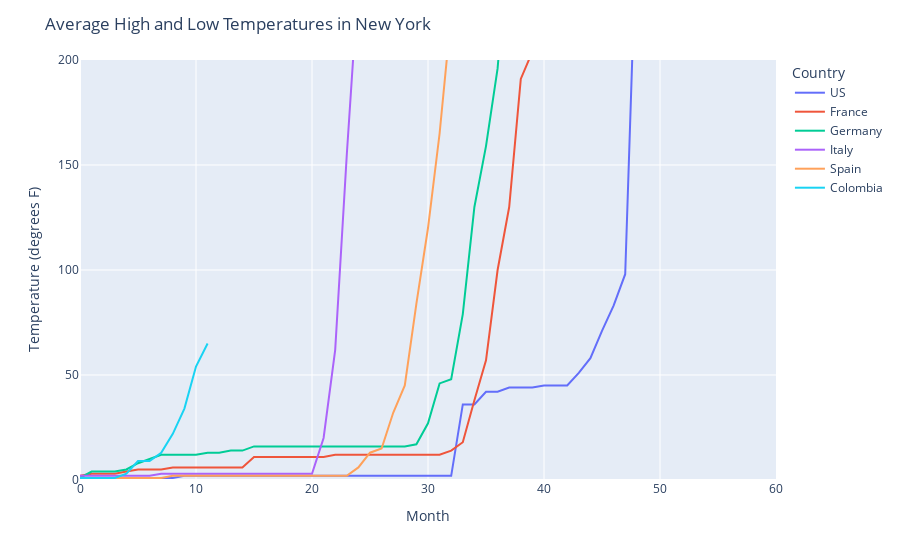

Source (notebook cell):
### Code cell
fig = px.line(df_prin, x="days_since_start", y="Confirmed", color='Country')
fig.update_layout(title='Average High and Low Temperatures in New York',
                   xaxis_title='Month',
                   yaxis_title='Temperature (degrees F)',
                   xaxis=dict(range=[0, 60]),
                   yaxis=dict(range=[0, 200])
                 )
fig.show()

### Figure 1 — Plotly figure (JSON) as saved in the notebook; plotly's stock layout.template omitted (floating-point values rounded to 4 significant figures)
{"data": [{"hoverlabel": {"namelength": 0}, "hovertemplate": "Country=US<br>days_since_start=%{x}<br>Confirmed=%{y}", "legendgroup": "US", "line": {"color": "#636efa", "dash": "solid"}, "mode": "lines", "name": "US", "showlegend": true, "type": "scatter", "x": [0, 1, 2, 3, 4, 5, 6, 7, 8, 9, 10, 11, 12, 13, 14, 15, 16, 17, 18, 19, 20, 21, 22, 23, 24, 25, 26, 27, 28, 29, 30, 31, 32, 33, 34, 35, 36, 37, 38, 39, 40, 41, 42, 43, 44, 45, 46, 47, 48, 49, 50, 51, 52, 53, 54, 55], "xaxis": "x", "y": [1, 1, 1, 1, 1, 1, 1, 1, 1, 2, 2, 2, 2, 2, 2, 2, 2, 2, 2, 2, 2, 2, 2, 2, 2, 2, 2, 2, 2, 2, 2, 2, 2, 36, 36, 42, 42, 44, 44, 44, 45, 45, 45, 51, 58, 71, 83, 98, 267, 366, 442, 568, 572, 732, 967, 1706], "yaxis": "y"}, {"hoverlabel": {"namelength": 0}, "hovertemplate": "Country=France<br>days_since_start=%{x}<br>Confirmed=%{y}", "legendgroup": "France", "line": {"color": "#EF553B", "dash": "solid"}, "mode": "lines", "name": "France", "showlegend": true, "type": "scatter", "x": [0, 1, 2, 3, 4, 5, 6, 7, 8, 9, 10, 11, 12, 13, 14, 15, 16, 17, 18, 19, 20, 21, 22, 23, 24, 25, 26, 27, 28, 29, 30, 31, 32, 33, 34, 35, 36, 37, 38, 39, 40, 41, 42, 43, 44, 45, 46, 47, 48, 49, 50, 51, 52, 53], "xaxis": "x", "y": [2, 3, 3, 3, 4, 5, 5, 5, 6, 6, 6, 6, 6, 6, 6, 11, 11, 11, 11, 11, 11, 11, 12, 12, 12, 12, 12, 12, 12, 12, 12, 12, 14, 18, 38, 57, 100, 130, 191, 204, 285, 377, 653, 949, 1126, 1209, 1784, 2281, 2281, 3661, 4469, 4499, 6633, 7652], "yaxis": "y"}, {"hoverlabel": {"namelength": 0}, "hovertemplate": "Country=Germany<br>days_since_start=%{x}<br>Confirmed=%{y}", "legendgroup": "Germany", "line": {"color": "#00cc96", "dash": "solid"}, "mode": "lines", "name": "Germany", "showlegend": true, "type": "scatter", "x": [0, 1, 2, 3, 4, 5, 6, 7, 8, 9, 10, 11, 12, 13, 14, 15, 16, 17, 18, 19, 20, 21, 22, 23, 24, 25, 26, 27, 28, 29, 30, 31, 32, 33, 34, 35, 36, 37, 38, 39, 40, 41, 42, 43, 44, 45, 46, 47, 48, 49, 50], "xaxis": "x", "y": [1, 4, 4, 4, 5, 8, 10, 12, 12, 12, 12, 13, 13, 14, 14, 16, 16, 16, 16, 16, 16, 16, 16, 16, 16, 16, 16, 16, 16, 17, 27, 46, 48, 79, 130, 159, 196, 262, 482, 670, 799, 1040, 1176, 1457, 1908, 2078, 3675, 4585, 5795, 7272, 9257], "yaxis": "y"}, {"hoverlabel": {"namelength": 0}, "hovertemplate": "Country=Italy<br>days_since_start=%{x}<br>Confirmed=%{y}", "legendgroup": "Italy", "line": {"color": "#ab63fa", "dash": "solid"}, "mode": "lines", "name": "Italy", "showlegend": true, "type": "scatter", "x": [0, 1, 2, 3, 4, 5, 6, 7, 8, 9, 10, 11, 12, 13, 14, 15, 16, 17, 18, 19, 20, 21, 22, 23, 24, 25, 26, 27, 28, 29, 30, 31, 32, 33, 34, 35, 36, 37, 38, 39, 40, 41, 42, 43, 44, 45, 46], "xaxis": "x", "y": [2, 2, 2, 2, 2, 2, 2, 3, 3, 3, 3, 3, 3, 3, 3, 3, 3, 3, 3, 3, 3, 20, 62, 155, 229, 322, 453, 655, 888, 1128, 1694, 2036, 2502, 3089, 3858, 4636, 5883, 7375, 9172, 10149, 12462, 12462, 17660, 21157, 24747, 27980, 31506], "yaxis": "y"}, {"hoverlabel": {"namelength": 0}, "hovertemplate": "Country=Spain<br>days_since_start=%{x}<br>Confirmed=%{y}", "legendgroup": "Spain", "line": {"color": "#FFA15A", "dash": "solid"}, "mode": "lines", "name": "Spain", "showlegend": true, "type": "scatter", "x": [0, 1, 2, 3, 4, 5, 6, 7, 8, 9, 10, 11, 12, 13, 14, 15, 16, 17, 18, 19, 20, 21, 22, 23, 24, 25, 26, 27, 28, 29, 30, 31, 32, 33, 34, 35, 36, 37, 38, 39, 40, 41, 42, 43, 44, 45], "xaxis": "x", "y": [1, 1, 1, 1, 1, 1, 1, 1, 2, 2, 2, 2, 2, 2, 2, 2, 2, 2, 2, 2, 2, 2, 2, 2, 6, 13, 15, 32, 45, 84, 120, 165, 222, 259, 400, 500, 673, 1073, 1695, 2277, 2277, 5232, 6391, 7798, 9942, 11748], "yaxis": "y"}, {"hoverlabel": {"namelength": 0}, "hovertemplate": "Country=Colombia<br>days_since_start=%{x}<br>Confirmed=%{y}", "legendgroup": "Colombia", "line": {"color": "#19d3f3", "dash": "solid"}, "mode": "lines", "name": "Colombia", "showlegend": true, "type": "scatter", "x": [0, 1, 2, 3, 4, 5, 6, 7, 8, 9, 10, 11], "xaxis": "x", "y": [1, 1, 1, 1, 3, 9, 9, 13, 22, 34, 54, 65], "yaxis": "y"}], "layout": {"legend": {"title": {"text": "Country"}, "tracegroupgap": 0}, "margin": {"t": 60}, "title": {"text": "Average High and Low Temperatures in New York"}, "xaxis": {"anchor": "y", "domain": [0, 1], "range": [0, 60], "title": {"text": "Month"}}, "yaxis": {"anchor": "x", "domain": [0, 1], "range": [0, 200], "title": {"text": "Temperature (degrees F)"}}}}
